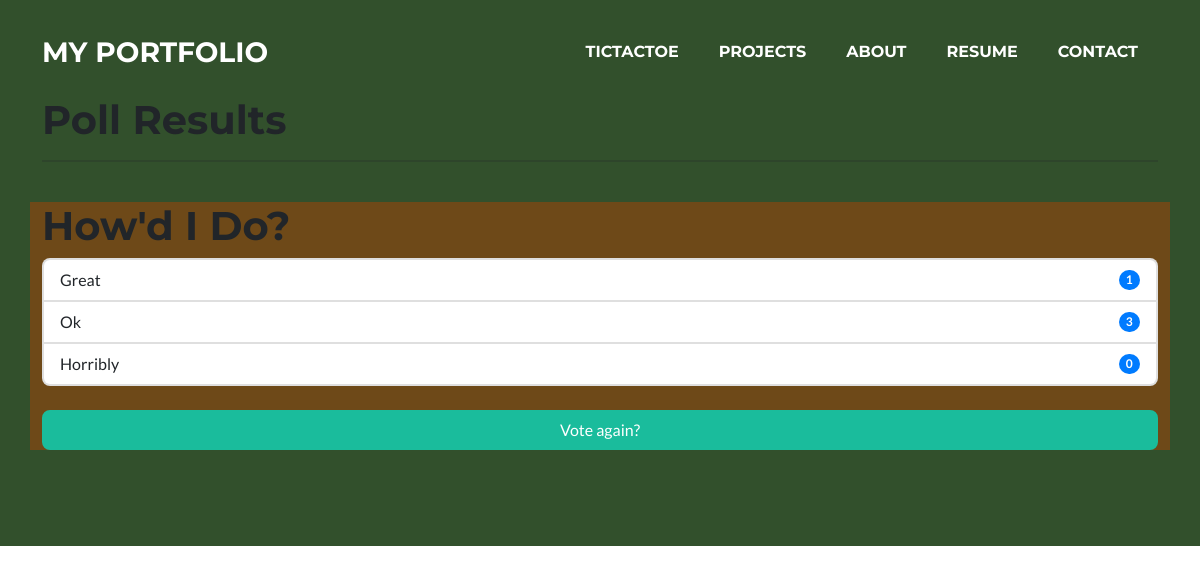
Page /polls/1/results/ on the committed database.
### polls/models.py (models this page shows, shortened)
class Question(models.Model):
    question_text = models.CharField(max_length=200)
    pub_date = models.DateTimeField('date published')

class Choice(models.Model):
    question = models.ForeignKey(Question, on_delete=models.CASCADE)
    choice_text = models.CharField(max_length=200)
    votes = models.IntegerField(default=0)

### polls/views.py (the view)
# urls.py: path('<int:pk>/results/', views.ResultsView.as_view(), name='results'),
class ResultsView(generic.DetailView):
    model = Question
    template_name = 'polls/results.html'

### polls/templates/polls/results.html
{% extends 'base.html' %}
{% block content %}
<section class="page-section polls-results bg-secondary" id="polls-results">
    <div class="container">
        <div class="row">
            <div class="col-md-12">
                <h1>Poll Results</h1>
                <hr />
                <br />
            </div>
        </div>
        <div class="row">
            <div class="col-md-12 bg-primary">
                <h1>{{ question.question_text }}</h1>
                <ul class="list-group">
                    {% for choice in question.choice_set.all %}
                    <li class="list-group-item d-flex justify-content-between align-items-center">
                        {{ choice.choice_text }}
                        <span class="badge badge-primary badge-pill">{{ choice.votes }}</span>
                    </li>
                    {% endfor %}
                </ul>
                <br />
                <a href="{% url 'polls:detail' question.id %}"><button class="btn btn-primary">Vote again?</button></a>
            </div>
        </div>
    </div>
</section>
{% endblock %}

### rows in the picture
Question: question_text "How'd I Do?"
Choice: choice_text "Great", votes "1"
Choice: choice_text "Ok", votes "3"
Choice: choice_text "Horribly", votes "0"
